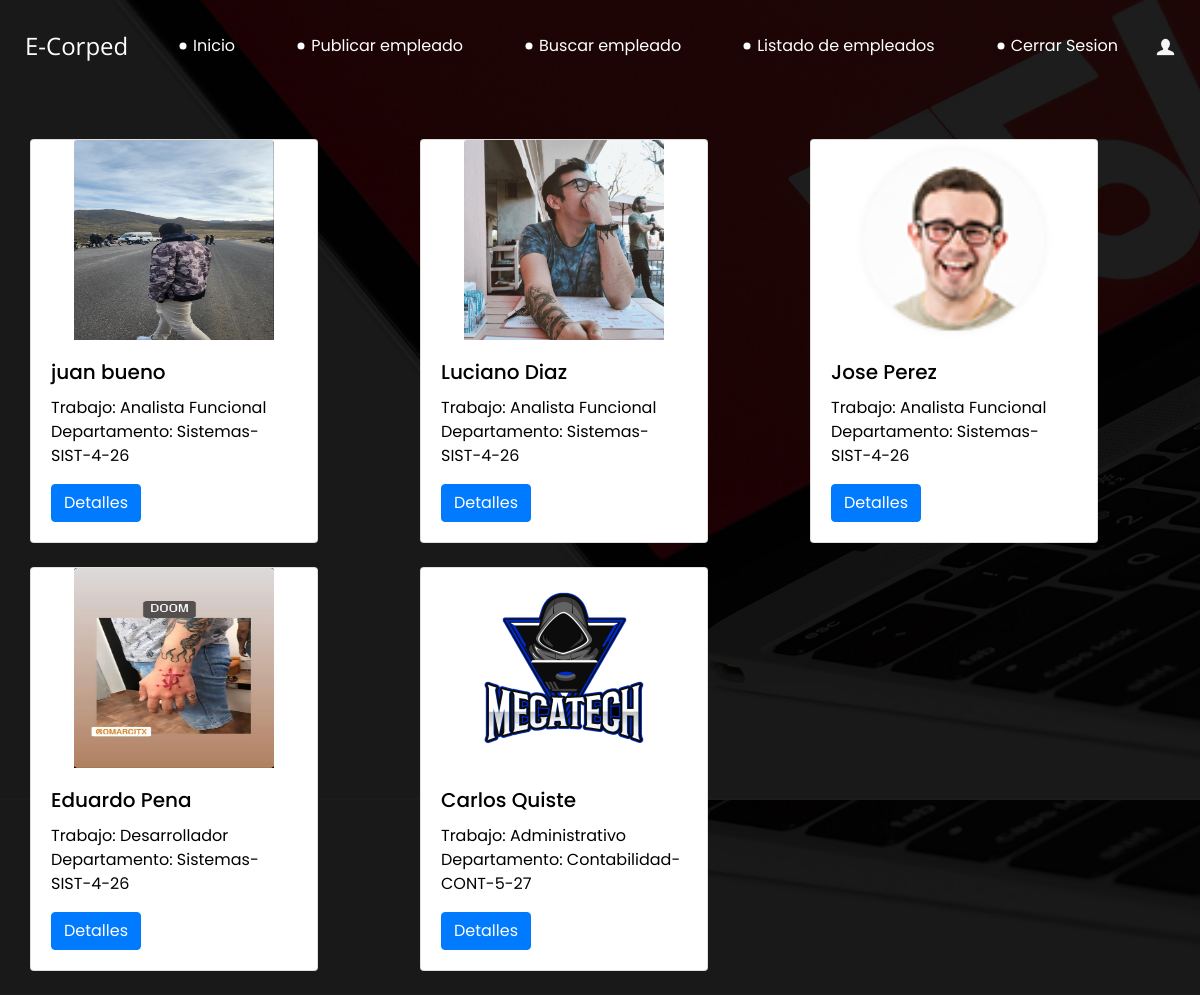
Before: /empleados/ (signed in) with the older database file.
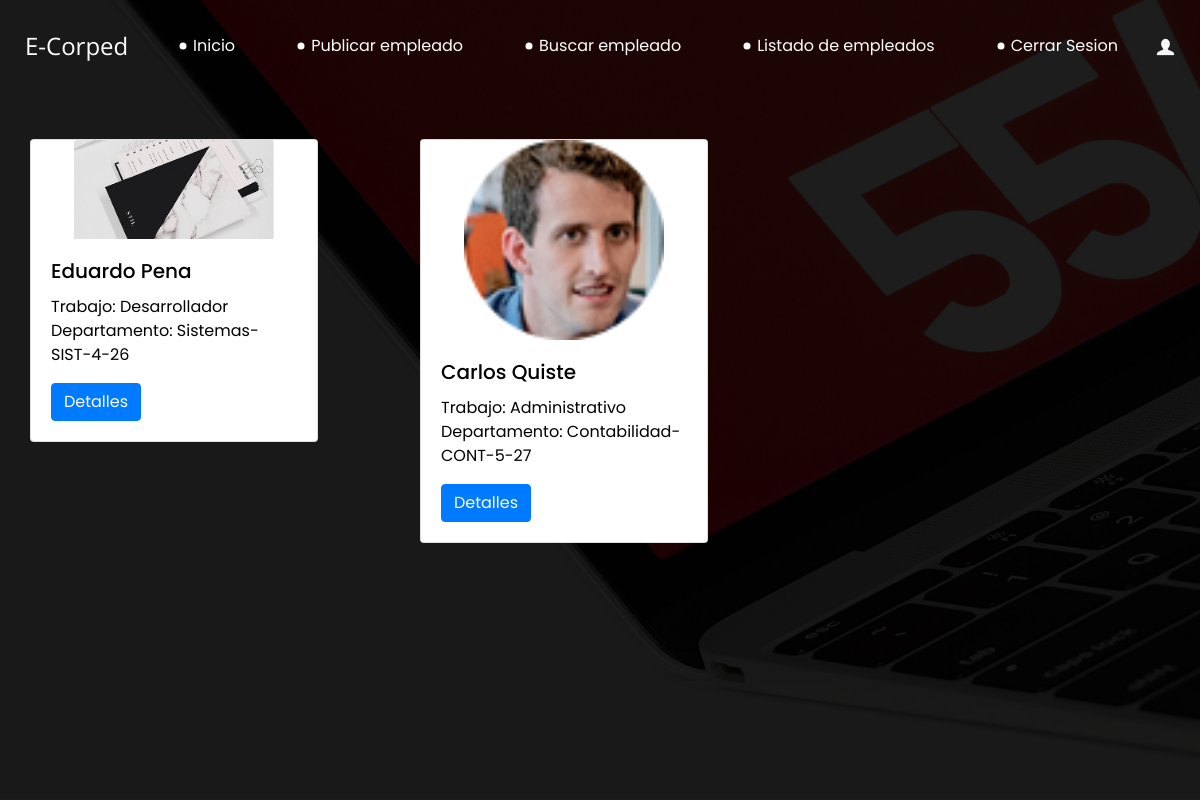
After: the same page with the newer database file.
### aplications/empleado/models.py (models this page shows, shortened)
class Empleado (models.Model):
    JOB_CHOICES =(
        ('0','Contador'),
        ('1','Administrativo'),
        ('2','Desarrollador'),
        ('3','Analista Funcional'),
        ('4','Otro'),
    )
    nombre = models.CharField('Nombre', max_length=60)
    apellido = models.CharField('Apellido', max_length=50)
    trabajo = models.CharField('Trabajo', max_length=1, choices = JOB_CHOICES)
    departamento = models.ForeignKey(Departamento, on_delete=models.CASCADE)
    Situacion = models.ManyToManyField(EstCiv)
    Habilidad = models.ManyToManyField(Habilidades)
    email = models.EmailField('Mail',blank = True)
    imagen_de_perfil = models.ImageField('Foto de perfil', upload_to='static/images',blank=True, null=True)
    class Meta:
        verbose_name = 'Mi empleado'
        verbose_name_plural = 'Empleados de la empresa'
        ordering = ['-nombre','apellido']
        unique_together = ('nombre','departamento','email')

### aplications/departamento/models.py (models this page shows)
class Departamento (models.Model):
    nombre = models.CharField('Nombre', max_length=50, blank=True)
    sigla = models.CharField('Sigla',max_length=30)
    activo = models.BooleanField ('¿Está activo?', default=False)
    piso = models.CharField('Piso',max_length=50)
    oficina = models.CharField('Oficina Nº', max_length=10,blank=True)
    class Meta:
        verbose_name = 'Empresa'
        verbose_name_plural = 'Áreas de la Empresa'
        ordering = ['nombre']
        unique_together = ('nombre','sigla')
    def __str__(self):
        return self.nombre + '-' + self.sigla + '-' + self.piso + '-' +self.oficina

### aplications/empleado/views.py (the view)
# urls.py: path('empleados/', lista_empleados, name='empleados'),
def lista_empleados(request):
    empleados = Empleado.objects.all()
    return render(request, 'empleado/lista_empleados.html', {'empleados': empleados})

### templates/empleado/lista_empleados.html (shortened to what this page needs)
{% extends "empleado/base.html" %}
{% block content %}
{% load static %}
<!DOCTYPE html>
<html lang="en">
<head>
</head>
<body>
    <br>
    <br>
    <div class="container">
        <div class="row">
          {% for empleado in empleados %}
          <div class="col-md-4 mb-4">
            <div class="card" style="width: 18rem;">
              {% if empleado.imagen_de_perfil %}
              <img src="{{ empleado.imagen_de_perfil.url }}" class="card-img-top card-img-small mx-auto" alt="Empleado Imagen">
              {% else %}
              <img src="{% static 'images/imagen_vacia.png' %}" class="card-img-top card-img-small mx-auto" alt="Imagen Vacía">
              {% endif %}
              <div class="card-body">
                <h5 class="card-title">{{ empleado.nombre }} {{ empleado.apellido }}</h5>
                <p class="card-text">
                  Trabajo: {{ empleado.get_trabajo_display }}<br>
                  Departamento: {{ empleado.departamento }}<br>
                </p>
                {% if user.is_superuser %}
                <a href={% url 'detalles' empleado.id %} class="btn btn-primary">Detalles</a>
                {% endif %}
              </div>
            </div>
          </div>
          {% endfor %}
        </div>
      </div>
</body>
</html>
{% endblock %}

Changed rows visible on the page:
removed Empleado: imagen_de_perfil (picture), nombre "juan", apellido "bueno", trabajo "Analista Funcional", departamento "Sistemas-SIST-4-26"
removed Empleado: imagen_de_perfil (picture), nombre "Luciano", apellido "Diaz", trabajo "Analista Funcional", departamento "Sistemas-SIST-4-26"
removed Empleado: imagen_de_perfil (picture), nombre "Jose", apellido "Perez", trabajo "Analista Funcional", departamento "Sistemas-SIST-4-26"
changed Empleado "Eduardo": imagen_de_perfil: a different picture
changed Empleado "Carlos": imagen_de_perfil: a different picture
